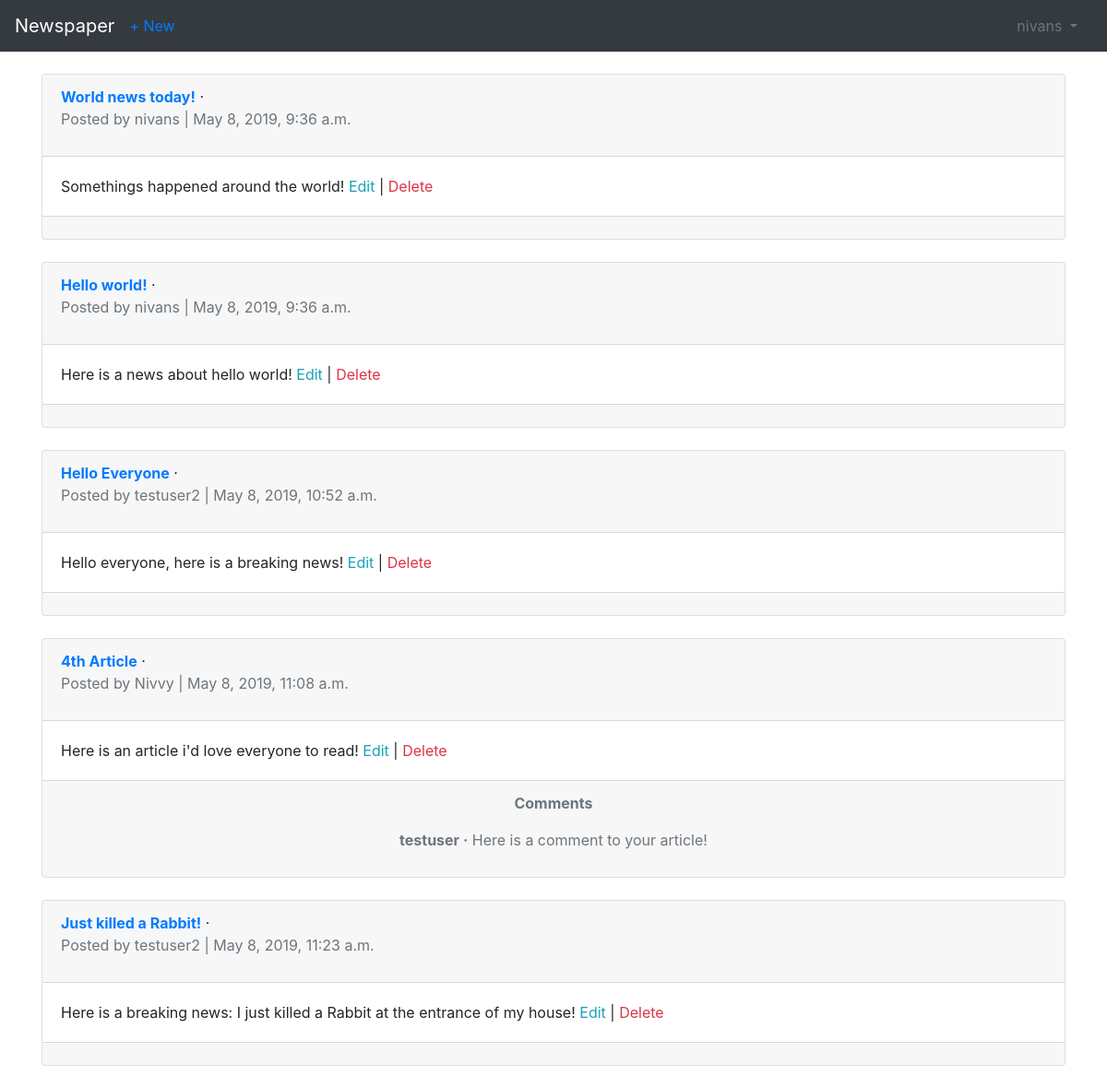
The page /articles/ (signed in) on the database its author committed.
### users/models.py (models this page shows)
class CustomUser(AbstractUser):
    age = models.PositiveIntegerField(null=True, blank=True)

### articles/models.py (models this page shows, shortened)
class Article(models.Model):
    title = models.CharField(max_length=255)
    body = models.TextField()
    date = models.DateTimeField(auto_now_add=True)
    author = models.ForeignKey(
        get_user_model(),
        on_delete=models.CASCADE,
    )

class Comment(models.Model):
    article = models.ForeignKey(Article, on_delete=models.CASCADE, related_name='comments',)
    comment = models.CharField(max_length=140)
    author = models.ForeignKey(
        get_user_model(),
        on_delete=models.CASCADE,
    )
    def __str__(self):
        return self.comment

### articles/views.py (the view)
# urls.py: path('', ArticleListView.as_view(), name='article_list'),
class ArticleListView(LoginRequiredMixin, ListView):
    model = Article
    template_name = 'article_list.html'
    login_url = 'login'

### templates/article_list.html (shortened to what this page needs)
{% extends "base.html" %}
{% block content %}
    {% for article in object_list %}
        <div class="card">
            <div class="card-header">
                <span class="font-weight-bold text-primary">{{ article.title }}</span> &middot;
                <p><span class="text-muted"> Posted by {{ article.author }} | {{ article.date }}</span></p>
            </div>
            <div class="card-body">
                {{ article.body }}
                <a href="{% url 'article_edit' article.pk %}"><span class="text-info">Edit</span></a> | <a href="{% url 'article_delete' article.pk %}"><span class="text-danger">Delete</span></a>
            </div>
            <div class="card-footer text-center text-muted">
                {% for comment in article.comments.all  %}
                    {% if comment %}
                <p class="font-weight-bold">Comments</p>
                    <p>
                        <span class="font-weight-bold">{{ comment.author }} &middot;</span>
                        {{ comment }}
                    </p>
                    {% endif %}
                {% endfor %}
            </div>
        </div>
        <br>
    {% endfor %}
{% endblock content %}

### templates/base.html (shortened to what this page needs)
<!doctype html>
<html lang="en">
  <head>
    <link rel="stylesheet" href="https://stackpath.bootstrapcdn.com/bootstrap/4.1.3/css/bootstrap.min.css">
  </head>
  <body>
    <nav class="navbar navbar-expand-md navbar-dark bg-dark mb-4"><a href="{% url 'home' %}" class="navbar-brand">Newspaper</a>
        <div class="collapse navbar-collapse" id="navbarCollapse">
        {% if user.is_authenticated %}
            <ul class="navbar-nav mr-auto">
                <li class="nav-item"><a href="{% url 'article_new' %}">+ New</a></li>
            </ul>
            <a class="nav-link dropdown-toggle text-secondary" href="#" id="userMenu"
                data-toggle="dropdown" aria-haspopup="true"
                aria-expanded="false">
            {{ user.username }}
            </a>
        {% else %}
        <form class="form-inline ml-auto">
             <a href="{% url 'login' %}" class="btn btn-outline-secondary">Log In</a>
            <a href="{% url 'signup' %}" class="btn btn-primary ml-2">Sign up</a>
        </form>
    {% endif %}
    </div>
</nav>
    <div class="container">
        {% block content %}
        {% endblock content %}
    </div>
  </body>
</html>

### rows shown on the page
CustomUser: username "nivans"
Article: title "World news today!", author "nivans", date "May 8, 2019, 9:36 a.m.", body "Somethings happened around the world!"
Article: title "Hello world!", author "nivans", date "May 8, 2019, 9:36 a.m.", body "Here is a news about hello world!"
Article: title "Hello Everyone", author "testuser2", date "May 8, 2019, 10:52 a.m.", body "Hello everyone, here is a breaking news!"
Article: title "4th Article", author "Nivvy", date "May 8, 2019, 11:08 a.m.", body "Here is an article i'd love everyone to read!"
Comment: author "testuser", comment "Here is a comment to your article!"
Article: title "Just killed a Rabbit!", author "testuser2", date "May 8, 2019, 11:23 a.m.", body "Here is a breaking news: I just killed a Rabbit at the entrance of my house!"
